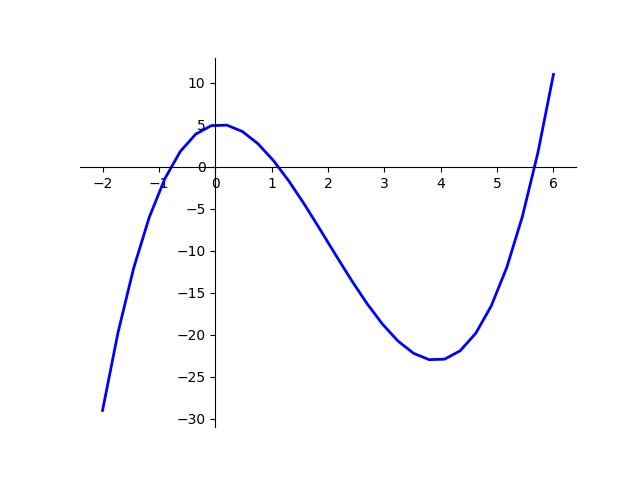

The Python source for this figure:
from jinja2 import Template
import matplotlib.pyplot as plt


def create_plot(x: list[float], y: list[float], plot_name: str) -> str:
    line = plt.plot(x, y)
    plt.setp(line, color="blue", linewidth=2)
    plt.gca().spines["left"].set_position("zero")
    plt.gca().spines["bottom"].set_position("zero")
    plt.gca().spines["top"].set_visible(False)
    plt.gca().spines["right"].set_visible(False)
    plt.savefig(plot_name)
    return plot_name


def f(x: float) -> float:
    return x ** 3 - 6 * x ** 2 + x + 5


a = -2
b = 6
n = 30
h = (b - a) / (n - 1)

x_list = [a + i * h for i in range(n)]
f_list = [f(x) for x in x_list]

if __name__ == '__main__':
    with open('function_template.jinja2', 'r', encoding='utf-8-sig') as infile:
        html = infile.read()

    template = Template(html)
    template.globals["len"] = len
    template.globals["round"] = round

    with open('function.html', 'w', encoding='utf-8-sig') as outfile:
        result_html = template.render(x=x_list, y=f_list, plot=create_plot(x_list, f_list, "function.jpg"))
        outfile.write(result_html)
